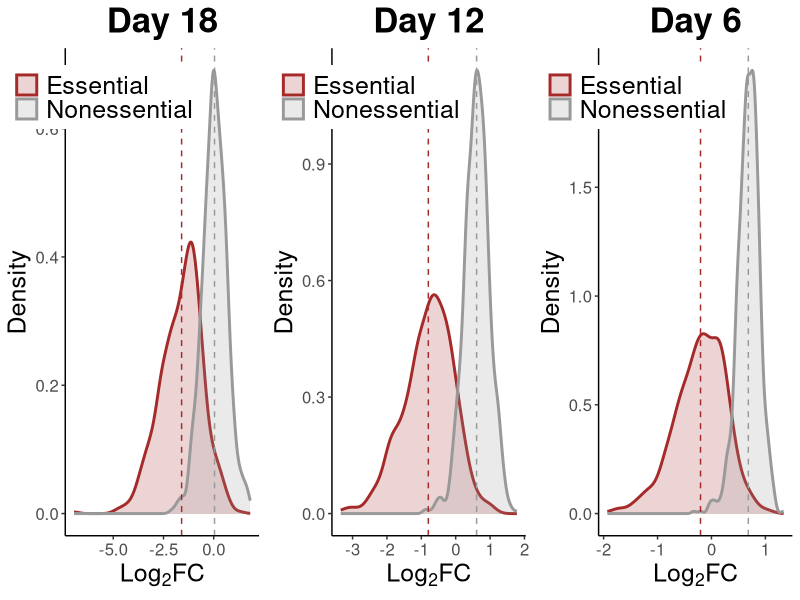

Write R code to recreate this figure.
#2020-10-28 mean of counts to get FC
library(ggplot2)
library(plyr)
library(gridExtra)

nonessential_list<- read.table("Hart_et_al_2014_nonessential_genes.txt", header=T, sep="\t")

essential_list<- read.table("Hart_et_al_2017_CEGs.txt", header=T, sep="\t")

count_data<- read.table("mageck_bruello_count_mean.txt", header=T, sep="\t", row.names=1)

mean_table<- aggregate(count_data[,2:5], list(count_data$Gene), mean)
colnames(mean_table)[2:5]<- c("Day_0", "Day_6", "Day_12", "Day_18");

mean_table$Group.1<- gsub("1-Dec", "DEC1",mean_table$Group.1)
mean_table$Group.1<- gsub("10-Mar", "MARCH10",mean_table$Group.1)
mean_table$Group.1<- gsub("10-Sep", "SEPT10",mean_table$Group.1)
mean_table$Group.1<- gsub("11-Mar", "MARCH11",mean_table$Group.1)
mean_table$Group.1<- gsub("11-Sep", "SEPT11",mean_table$Group.1)
mean_table$Group.1<- gsub("12-Sep", "SEPT12",mean_table$Group.1)
mean_table$Group.1<- gsub("14-Sep", "SEPT14",mean_table$Group.1)
mean_table$Group.1<- gsub("15-Sep", "SEPT15",mean_table$Group.1)
mean_table$Group.1<- gsub("2-Mar", "MARC2",mean_table$Group.1)
mean_table$Group.1<- gsub("2-Sep", "SEPT2",mean_table$Group.1)
mean_table$Group.1<- gsub("3-Mar", "MARCH3",mean_table$Group.1)
mean_table$Group.1<- gsub("3-Sep", "SEPT3",mean_table$Group.1)
mean_table$Group.1<- gsub("4-Mar", "MARCH4",mean_table$Group.1)
mean_table$Group.1<- gsub("4-Sep", "SEPT4",mean_table$Group.1)
mean_table$Group.1<- gsub("5-Mar", "MARCH5",mean_table$Group.1)
mean_table$Group.1<- gsub("5-Sep", "SEPT5",mean_table$Group.1)
mean_table$Group.1<- gsub("6-Mar", "MARCH6",mean_table$Group.1)
mean_table$Group.1<- gsub("6-Sep", "SEPT6",mean_table$Group.1)
mean_table$Group.1<- gsub("7-Mar", "MARCH7",mean_table$Group.1)
mean_table$Group.1<- gsub("7-Sep", "SEPT7",mean_table$Group.1)
mean_table$Group.1<- gsub("8-Mar", "MARCH8",mean_table$Group.1)
mean_table$Group.1<- gsub("8-Sep", "SEPT8",mean_table$Group.1)
mean_table$Group.1<- gsub("9-Mar", "MARCH9",mean_table$Group.1)
mean_table$Group.1<- gsub("9-Sep", "SEPT9",mean_table$Group.1)



table_essential<- mean_table[mean_table$Group.1 %in% essential_list[,1],]
table_nonessential<- mean_table[mean_table$Group.1 %in% nonessential_list[,1],]

table_nontarget<- mean_table[grep("NO_CURENT", mean_table$Group.1),]

log2fc_d18_essential<- log2(table_essential$Day_18/table_essential$Day_0)
log2fc_d18_nonessential<- log2(table_nonessential$Day_18/table_nonessential$Day_0)

log2fc_d12_essential<- log2(table_essential$Day_12/table_essential$Day_0)
log2fc_d12_nonessential<- log2(table_nonessential$Day_12/table_nonessential$Day_0)

log2fc_d6_essential<- log2(table_essential$Day_6/table_essential$Day_0)
log2fc_d6_nonessential<- log2(table_nonessential$Day_6/table_nonessential$Day_0)

data_d18<- data.frame(rbind(cbind(log2fc_d18_essential, rep("Essential", length(log2fc_d18_essential) ) ), cbind(log2fc_d18_nonessential, rep("Nonessential", length(log2fc_d18_nonessential) ) ) ) )
colnames(data_d18)<- c("Log2FC", "Type")
data_d18[,"Log2FC"]<- as.numeric(as.character(data_d18[,"Log2FC"]))
mu_d18 <- ddply(data_d18, "Type", summarise, grp.mean=mean(Log2FC))

data_d12<- data.frame(rbind(cbind(log2fc_d12_essential, rep("Essential", length(log2fc_d12_essential) ) ), cbind(log2fc_d12_nonessential, rep("Nonessential", length(log2fc_d12_nonessential) ) ) ) )
colnames(data_d12)<- c("Log2FC", "Type")
data_d12[,"Log2FC"]<- as.numeric(as.character(data_d12[,"Log2FC"]))
mu_d12 <- ddply(data_d12, "Type", summarise, grp.mean=mean(Log2FC))

data_d6<- data.frame(rbind(cbind(log2fc_d6_essential, rep("Essential", length(log2fc_d6_essential) ) ), cbind(log2fc_d6_nonessential, rep("Nonessential", length(log2fc_d6_nonessential) ) ) ) )
colnames(data_d6)<- c("Log2FC", "Type")
data_d6[,"Log2FC"]<- as.numeric(as.character(data_d6[,"Log2FC"]))
mu_d6 <- ddply(data_d6, "Type", summarise, grp.mean=mean(Log2FC))



p1<- ggplot(data_d18, aes(x=Log2FC, fill=Type, color=Type )) + geom_density(alpha=0.2, size=1)
p1<- p1+geom_vline(data=mu_d18,aes(xintercept=grp.mean, color=Type),linetype="dashed",show.legend=F)
p1<- p1+ theme(panel.grid.major = element_blank(), panel.grid.minor = element_blank(), panel.background = element_blank(), axis.line = element_line(colour = "black"))
p1<- p1+ theme(plot.title=element_text(hjust=0.5, size=25, face="bold"), axis.text=element_text(size=12), axis.title=element_text(size=18), legend.title=element_blank(), legend.text=element_text(size=18) )
p1<- p1+ scale_fill_manual(values=c("brown", "grey60"))
p1<- p1+ scale_color_manual(values=c("brown", "grey60"))
p1<- p1+ labs(x=expression(paste(Log[2], "FC",sep="")), y="Density", title="Day 18")
p1<- p1+ theme(legend.position=c(0.2,0.9))


p2<- ggplot(data_d12, aes(x=Log2FC, fill=Type, color=Type )) + geom_density(alpha=0.2, size=1)
p2<- p2+geom_vline(data=mu_d12,aes(xintercept=grp.mean, color=Type),linetype="dashed",show.legend=F)
p2<- p2+ theme(panel.grid.major = element_blank(), panel.grid.minor = element_blank(), panel.background = element_blank(), axis.line = element_line(colour = "black"))
p2<- p2+ theme(plot.title=element_text(hjust=0.5, size=25, face="bold"), axis.text=element_text(size=12), axis.title=element_text(size=18), legend.title=element_blank(), legend.text=element_text(size=18) )
p2<- p2+ scale_fill_manual(values=c("brown", "grey60"))
p2<- p2+ scale_color_manual(values=c("brown", "grey60"))
p2<- p2+ labs(x=expression(paste(Log[2], "FC",sep="")), y="Density", title="Day 12")
p2<- p2+ theme(legend.position=c(0.2,0.9))


p3<- ggplot(data_d6, aes(x=Log2FC, fill=Type, color=Type )) + geom_density(alpha=0.2, size=1)
p3<- p3+geom_vline(data=mu_d6,aes(xintercept=grp.mean, color=Type),linetype="dashed",show.legend=F)
p3<- p3+ theme(panel.grid.major = element_blank(), panel.grid.minor = element_blank(), panel.background = element_blank(), axis.line = element_line(colour = "black"))
p3<- p3+ theme(plot.title=element_text(hjust=0.5, size=25, face="bold"), axis.text=element_text(size=12), axis.title=element_text(size=18), legend.title=element_blank(), legend.text=element_text(size=18) )
p3<- p3+ scale_fill_manual(values=c("brown", "grey60"))
p3<- p3+ scale_color_manual(values=c("brown", "grey60"))
p3<- p3+ labs(x=expression(paste(Log[2], "FC",sep="")), y="Density", title="Day 6")
p3<- p3+ theme(legend.position=c(0.2,0.9))


pdf("fig1c_S1c_FC_density.pdf", width=18, height=6);
grid.arrange(p1, p2, p3, nrow=1)
dev.off();



